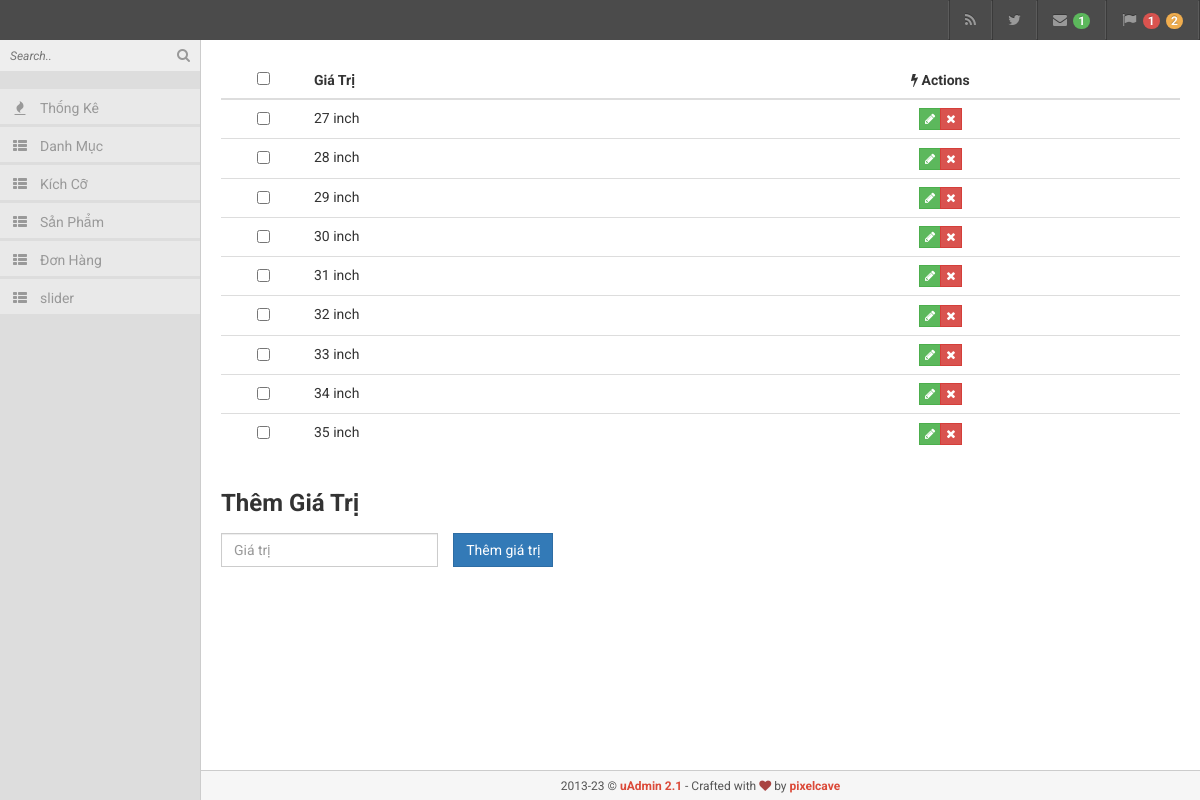
Screenshot of /ecommerce/admin.php?page=size_type_value&size_type_id=6 with the database file from the repository.
### tables this page shows
CREATE TABLE `size_value` (
  `id` int(11) NOT NULL,
  `size_type_id` int(11) NOT NULL,
  `value` varchar(255) NOT NULL
);

### ecommerce/business/size_type_value.php (called while the page is built, shortened)
<?php
require_once __DIR__ . '/database.php';
class SizeTypeValue extends Database
{
    protected $table = "size_value";
    public function init()
    {
        $size_type_values = $this->size_type_value_get_all($_GET['size_type_id']);
    }
    public function size_type_value_get_all($size_type_id)
    {
        $sql = "SELECT * FROM $this->table WHERE size_type_id = ?";
        return $this->pdo_query($sql, $size_type_id);
    }
}

### ecommerce/business/database.php (called while the page is built, shortened)
<?php
class Database
{
    protected $conn;
    public function __construct()
    {
        $DATABASE_NAME = DATABASE_NAME;
        $dburl = "mysql:host=localhost;dbname=$DATABASE_NAME;charset=utf8";
        $username = DATABASE_USER_NAME;
        $password = DATABASE_PASSWORD;
        $this->conn = new PDO($dburl, $username, $password);
        $this->conn->setAttribute(PDO::ATTR_ERRMODE, PDO::ERRMODE_EXCEPTION);
    }
    public function pdo_query($sql)
    {
        $sql_args = array_slice(func_get_args(), 1);
        try {
            $stmt = $this->conn->prepare($sql);
            $stmt->execute($sql_args);
            $rows = $stmt->fetchAll(PDO::FETCH_ASSOC);
            return $rows;
        } catch (PDOException $e) {
            throw $e;
        }
    }
}

### ecommerce/admin.php (called while the page is built, shortened)
<?php
$page = isset($_GET['page']) ? $_GET['page'] : "";
switch ($page) {
    case "size_type_value":
        require_once "business/size_type_value.php";
        $size_type_value = new SizeTypeValue();
        $size_type_value->init();
        break;
}
include_once "admin/layout.php";

### ecommerce/admin/view/size_type_value/size_type_value_list.php (the view, shortened to what this page needs)
<?php if (count($size_type_values) !== 0) : ?>
    <table class="table">
        <thead>
            <tr>
                <th class="cell-small text-center" data-toggle="tooltip" title="" data-original-title="Toggle all!"><input type="checkbox" id="check1-all" name="check1-all"></th>
                <th class="hidden-xs hidden-sm">Giá Trị</th>
                <th class="text-center"><i class="fa fa-bolt"></i> Actions</th>
            </tr>
        </thead>
        <tbody>
            <form id="form-category" action="<?php echo $_SERVER['REQUEST_URI'] ?>" method="POST">
                <?php foreach ($size_type_values as $size_type_value) : extract($size_type_value); ?>
                    <tr>
                        <td class="text-center"><input type="checkbox" name="check1-td1"></td>
                        <td class="hidden-xs hidden-sm"><?php echo $value ?></td>
                        <td class="text-center">
                            <div class="btn-group">
                                <button type="submit" name="submit_edit_size_type_value_<?php echo $id ?>" value="sữa" data-toggle="tooltip" title="" class="btn btn-xs btn-success" data-original-title="Edit"><i class="fa fa-pencil"></i></button>
                                <button type="submit" name="submit_delete_size_type_value_<?php echo $id ?>" value="delete" data-toggle="tooltip" title="" class="btn btn-xs btn-danger" data-original-title="Delete"><i class="fa fa-times"></i></button>
                            </div>
                        </td>
                    </tr>
                <?php endforeach; ?>
            </form>
        </tbody>
    </table>
<?php else : ?>
    <h1>Không có giá trị nào !</h1>
<?php endif; ?>
<h3 style="margin-top:30px">Thêm Giá Trị</h3>
<form action="<?php echo $_SERVER['REQUEST_URI'] ?>" method="POST">
    <div class="row">
        <div class="col-md-3">
            <input type="text" id="example-input-normal" name="size_type_value" placeholder="Giá trị" class="form-control">
        </div>
        <div>
            <input type="submit" name="submit_add_size_type_value_0" value="Thêm giá trị" class="btn btn-primary">
        </div>
    </div>
</form>

### ecommerce/admin/css/main.css (style rules this page uses)
body { background-color: #f9f9f9; color: #333; font-family: Roboto, "Helvetica Neue", Helvetica, Arial, sans-serif; }
h1, h2, h3, h4, h5, h6 { font-family: Roboto, "Helvetica Neue", Helvetica, Arial, sans-serif; font-weight: bold; line-height: 20px; }
h1, h2, h3 { line-height: 40px; }
.text-center { text-align: center !important; }
input, button, select, textarea { font-family: Roboto, "Helvetica Neue", Helvetica, Arial, sans-serif; }
.form-control { -webkit-transition: none; transition: none; }
.form-control { margin: 0 0 2px; }
.cell-small { width: 85px; }
.navbar, .pager li > a, .pager li > span, .nav-tabs > li > a, .nav-pills > li > a, .label, .well, .alert, .modal-content, .progress, .popover, .thumbnail, .dropdown-menu, .table-bordered, .table-bordered th, .table-bordered td, .input-group-addon, .btn, .tooltip-inner, .form-control, .pagination > li:first-child > a, .pagination > li:first-child > span, .pagination > li:last-child > a, .pagination > li:last-child > span, .popover-title, .panel, .list-group-item:first-child, .list-group-item:last-child { -webkit-border-radius: 0 !important; -moz-border-radius: 0 !important; border-radius: 0 !important; }

### rows the page displays
size_value: value "27 inch"
size_value: value "28 inch"
size_value: value "29 inch"
size_value: value "30 inch"
size_value: value "31 inch"
size_value: value "32 inch"
size_value: value "33 inch"
size_value: value "34 inch"
size_value: value "35 inch"

### other values shown
$link['name'] "Thống Kê"
$link['name'] "Danh Mục"
$link['name'] "Kích Cỡ"
$link['name'] "Sản Phẩm"
$link['name'] "Đơn Hàng"
$link['name'] "slider"
$template['name'] "uAdmin"
$template['version'] "2.1"
